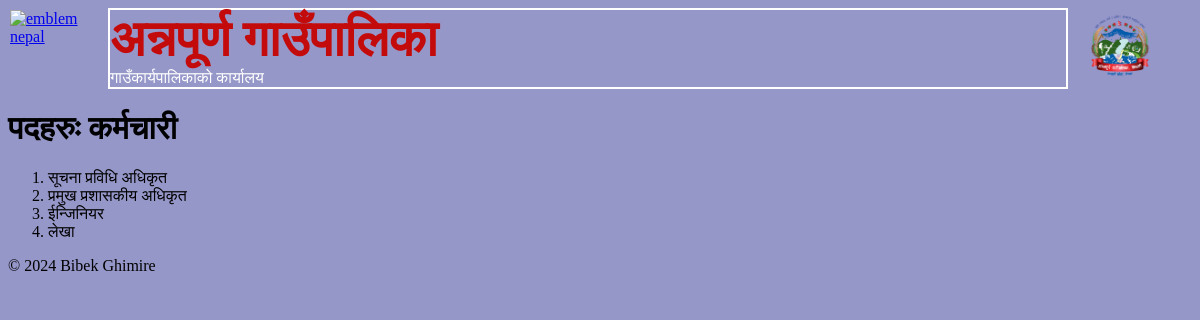
Page /dcc/posts/emp_post/ on the earlier database version.
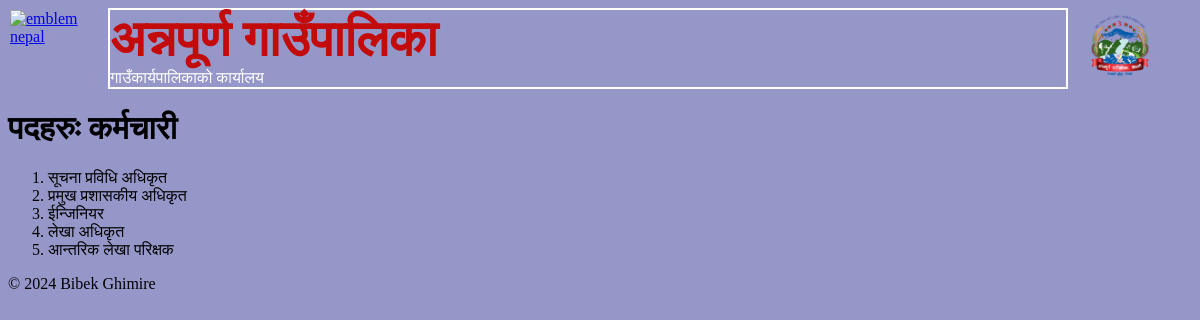
Same page on the later database version.
### dcc/models.py (models this page shows, shortened)
class Post(models.Model):
    name = models.CharField(max_length=200, verbose_name='कर्मचारि पद')

### dcc/views.py (the view)
# urls.py: path('posts/<str:post_type>/', views.PostView, name='postlist')
def PostView(request, post_type):
    if post_type not in post_classes:
        return redirect('dcchome')
    post_class=post_classes[post_type][0]
    posts=post_class.objects.all()
    return render(request,'dcc/postlist.html',{'posts':posts,'post_type':post_classes[post_type][1]})

### dcc/templates/dcc/postlist.html (shortened to what this page needs)
{% extends 'base.html' %}
{% load static %}
{% block contents %}
        <div class="post-list">
                <h1>पदहरुः {{ post_type }}</h1>
                <ol>
                    {% for post in posts %}
                    <li>{{ post.name }}</li>
                    {% endfor %}
                </ol>
        </div>
{% endblock %}

Differences in the rows shown:
changed Post (number 4 of 5 on the later page): name "लेखा" → "लेखा अधिकृत"
added Post: name "आन्तरिक लेखा परिक्षक"
